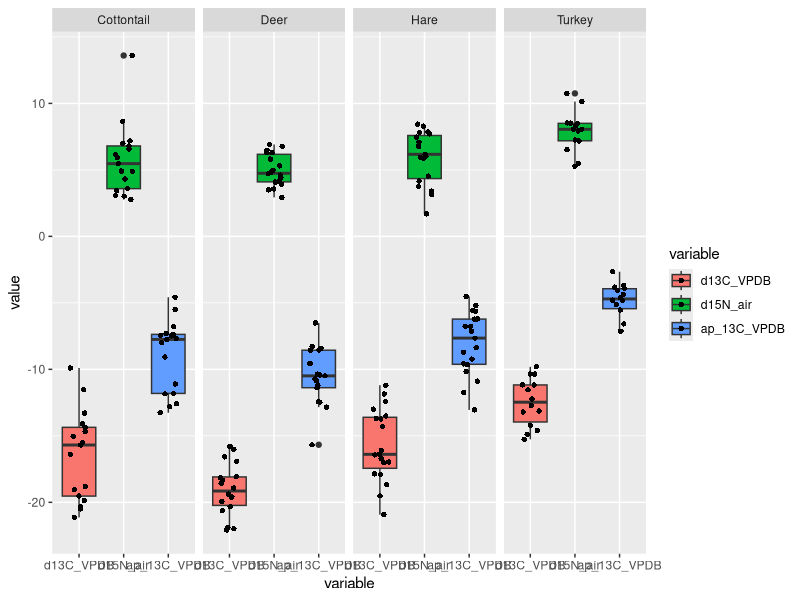
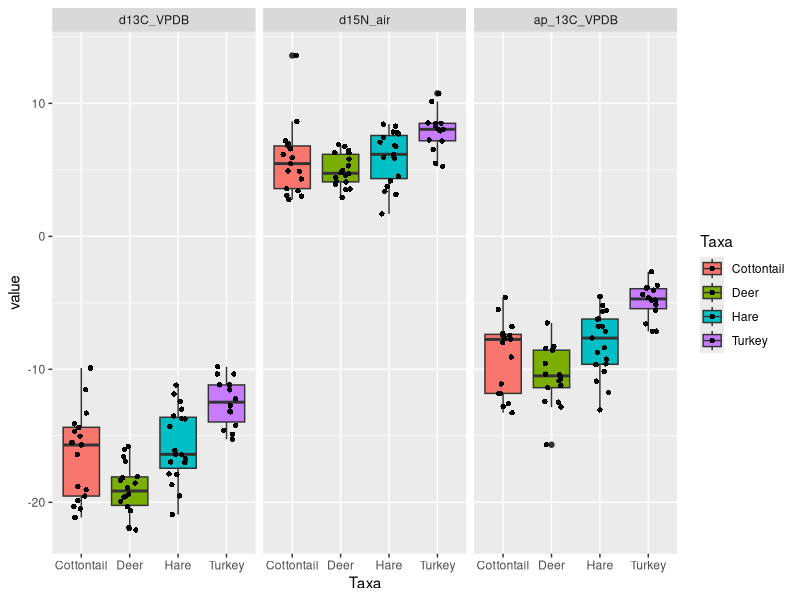
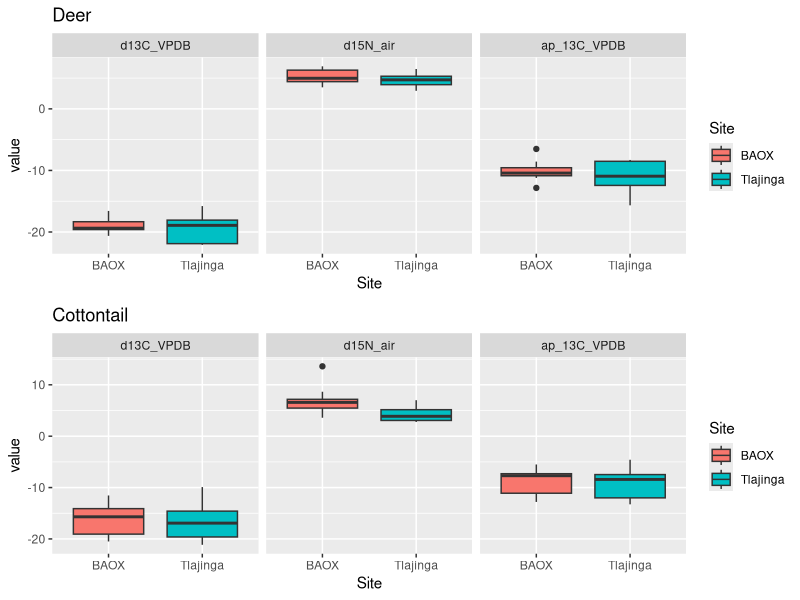
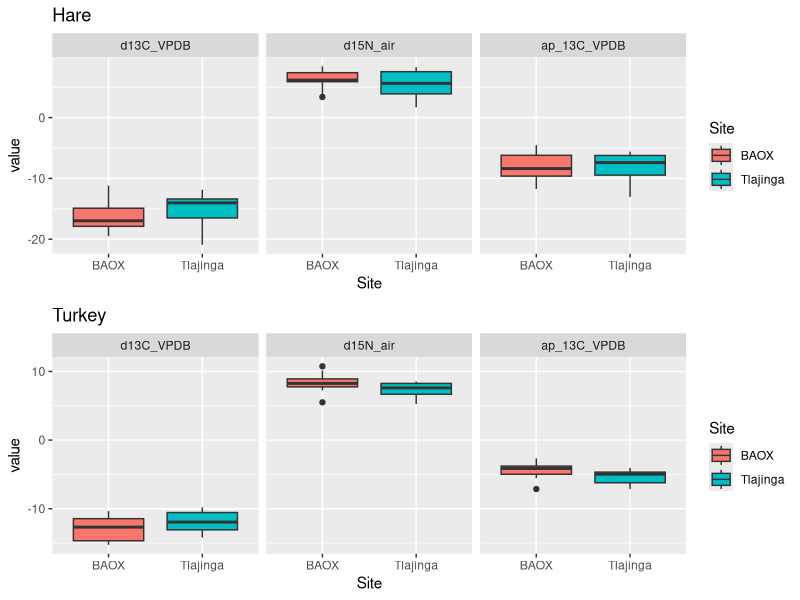
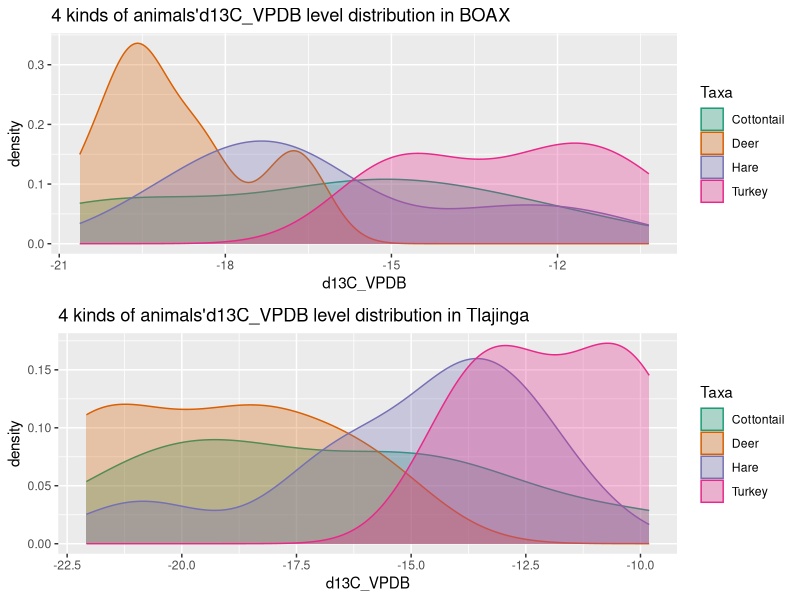
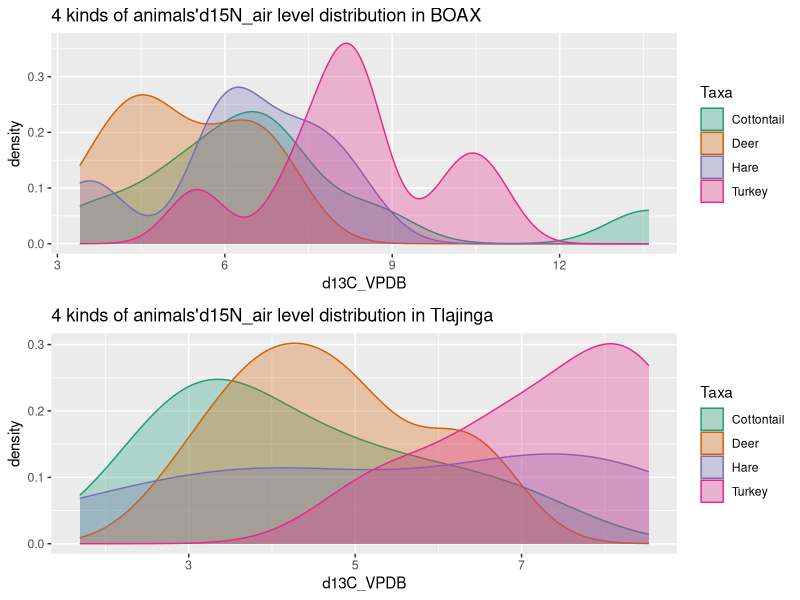
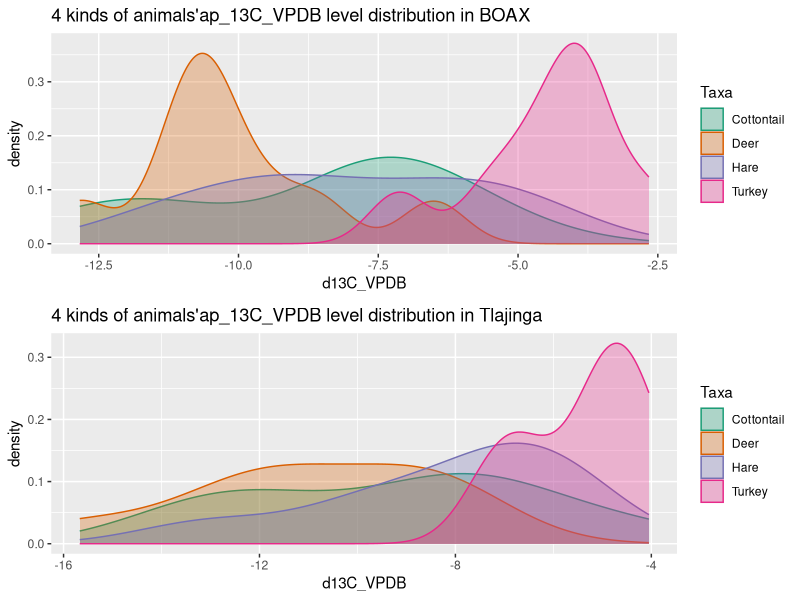
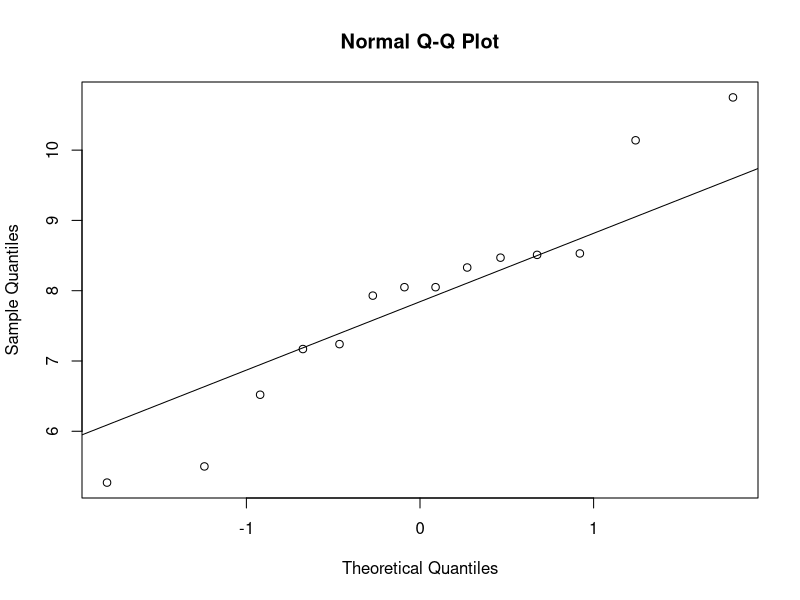

Here is the R script that generated these plots, in order:
## ---- chunk 1
knitr::opts_chunk$set(echo = TRUE, message = FALSE, warning = FALSE)
# install.packages("foreign")
library(ggplot2)
library(openxlsx)
library(reshape2)
library(dplyr)
library(tidyr)
library("formattable")
library(stats)
## ---- chunk 2
#read data
data<-read.xlsx("for_stats_peeps.xlsx")
data<-data[,-2:-6]
data<-data[,-4]
removedata<-c("MC381","MC389","MC393","MC76")
#data <- na.omit(data)
i<-1
for(i in i:4) data<-subset(data,data$ID!=removedata[i])

## ---- chunk 3
#tidy data
data2<-data[,2:8]
data2<-data2[,-3]
data2<-data2[,-5]
aggdata<-melt(data2,id=(c("Taxa","Site")))

## ---- chunk 4
summ <- aggdata %>%                              
  group_by(Taxa,Site,variable) %>% 
  na.omit(aggdata) %>%
  summarize(min = min(value),
            median = median(value),
            mean = mean(value),
            max = max(value),
            sd = sd(value),
            count=n())
#formattable(summ)

## ---- chunk 5
ggplot(data = aggdata, aes(x=variable,y=value, fill=variable)) + 
  geom_boxplot()+
  geom_jitter(shape=16, position=position_jitter(0.2))+
  facet_wrap(~Taxa,nrow = 1)
## ---- chunk 6
ggplot(data = aggdata, aes(x=Taxa,y=value, fill=Taxa)) + 
  geom_boxplot()+
  geom_jitter(shape=16, position=position_jitter(0.2))+
  facet_wrap(~variable,nrow = 1)
## ---- chunk 7
data_deer<-aggdata[which(aggdata$Taxa=="Deer"),]
data_Cottontail<-aggdata[which(aggdata$Taxa=="Cottontail"),]
data_Hare<-aggdata[which(aggdata$Taxa=="Hare"),]
data_Turkey<-aggdata[which(aggdata$Taxa=="Turkey"),]

deer1<-ggplot(data = data_deer, aes(x=variable,y=value, fill=variable)) + 
  geom_boxplot()+
  #geom_jitter(shape=16, position=position_jitter(0.2))+
  labs(title = 'Deer')+
  facet_wrap(~Site,nrow = 1)

deer2<-ggplot(data = data_deer, aes(x=Site,y=value, fill=Site)) + 
  geom_boxplot()+
  #geom_jitter(shape=16, position=position_jitter(0.2))+
  labs(title = 'Deer')+
  facet_wrap(~variable,nrow = 1)



cot1<-ggplot(data = data_Cottontail, aes(x=variable,y=value, fill=variable)) + 
  geom_boxplot()+
  #geom_jitter(shape=16, position=position_jitter(0.2))+
  labs(title = 'Cottontail')+
  facet_wrap(~Site,nrow = 1)

cot2<-ggplot(data = data_Cottontail, aes(x=Site,y=value, fill=Site)) + 
  geom_boxplot()+
  #geom_jitter(shape=16, position=position_jitter(0.2))+
  labs(title = 'Cottontail')+
  facet_wrap(~variable,nrow = 1)


hare1<-ggplot(data = data_Hare, aes(x=variable,y=value, fill=variable)) + 
  geom_boxplot()+
  #geom_jitter(shape=16, position=position_jitter(0.2))+
  labs(title = 'Hare')+
  facet_wrap(~Site,nrow = 1)

hare2<-ggplot(data = data_Hare, aes(x=Site,y=value, fill=Site)) + 
  geom_boxplot()+
  #geom_jitter(shape=16, position=position_jitter(0.2))+
  labs(title = 'Hare')+
  facet_wrap(~variable,nrow = 1)

turkey1<-ggplot(data = data_Turkey, aes(x=variable,y=value, fill=variable)) + 
  geom_boxplot()+
  #geom_jitter(shape=16, position=position_jitter(0.2))+
  labs(title = 'Turkey')+
  facet_wrap(~Site,nrow = 1)

turkey2<-ggplot(data = data_Turkey, aes(x=Site,y=value, fill=Site)) + 
  geom_boxplot()+
  #geom_jitter(shape=16, position=position_jitter(0.2))+
  labs(title = 'Turkey')+
  facet_wrap(~variable,nrow = 1)

## ---- chunk 8

#gridExtra::grid.arrange(deer1,cot1,nrow=2,ncol=1)
#gridExtra::grid.arrange(hare1,turkey1,nrow=2,ncol=1)

gridExtra::grid.arrange(deer2,cot2,nrow=2,ncol=1)
gridExtra::grid.arrange(hare2,turkey2,nrow=2,ncol=1)

## ---- chunk 9
mean(filter(aggdata,Taxa=="Hare" & Site=="BAOX" & variable=="d15N_air")$value)
sd(filter(aggdata,Taxa=="Hare" & Site=="BAOX" & variable=="d15N_air")$value)
## ---- chunk 10
# check the d13C_VPDB
aggdata1 <- filter(aggdata, variable== "d13C_VPDB" & Site == "BAOX")
ggplot1 <- ggplot(aggdata1, aes(value, colour = Taxa,fill=Taxa)) + geom_density(alpha = 0.3) +
  scale_fill_brewer(palette="Dark2") +
  scale_color_brewer(palette="Dark2") +
  labs(x = "d13C_VPDB", y = "density", title = "4 kinds of animals'd13C_VPDB level distribution in BOAX")


aggdata2 <- filter(aggdata, variable== "d13C_VPDB" & Site == "Tlajinga")
ggplot2 <- ggplot(aggdata2, aes(value, colour = Taxa,fill=Taxa)) + geom_density(alpha = 0.3) +
  scale_fill_brewer(palette="Dark2") +
  scale_color_brewer(palette="Dark2") +
  labs(x = "d13C_VPDB", y = "density", title = "4 kinds of animals'd13C_VPDB level distribution in Tlajinga")

gridExtra::grid.arrange(ggplot1, ggplot2)
## ---- chunk 11
# check the d15N_air
aggdata3 <- filter(aggdata, variable== "d15N_air" & Site == "BAOX")
ggplot3 <- ggplot(aggdata3, aes(value, colour = Taxa,fill=Taxa)) + geom_density(alpha = 0.3) +
  scale_fill_brewer(palette="Dark2") +
  scale_color_brewer(palette="Dark2") +
  labs(x = "d13C_VPDB", y = "density", title = "4 kinds of animals'd15N_air level distribution in BOAX")


aggdata4 <- filter(aggdata, variable== "d15N_air" & Site == "Tlajinga")
ggplot4 <- ggplot(aggdata4, aes(value, colour = Taxa,fill=Taxa)) + geom_density(alpha = 0.3) +
  scale_fill_brewer(palette="Dark2") +
  scale_color_brewer(palette="Dark2") +
  labs(x = "d13C_VPDB", y = "density", title = "4 kinds of animals'd15N_air level distribution in Tlajinga")

gridExtra::grid.arrange(ggplot3, ggplot4)
## ---- chunk 12
# check the ap_13C_VPDB
aggdata5 <- filter(aggdata, variable== "ap_13C_VPDB" & Site == "BAOX")
ggplot5 <- ggplot(aggdata5, aes(value, colour = Taxa,fill=Taxa)) + geom_density(alpha = 0.3) +
  scale_fill_brewer(palette="Dark2") +
  scale_color_brewer(palette="Dark2") +
  labs(x = "d13C_VPDB", y = "density", title = "4 kinds of animals'ap_13C_VPDB level distribution in BOAX")


aggdata6 <- filter(aggdata, variable== "ap_13C_VPDB" & Site == "Tlajinga")
ggplot6 <- ggplot(aggdata6, aes(value, colour = Taxa,fill=Taxa)) + geom_density(alpha = 0.3) +
  scale_fill_brewer(palette="Dark2") +
  scale_color_brewer(palette="Dark2") +
  labs(x = "d13C_VPDB", y = "density", title = "4 kinds of animals'ap_13C_VPDB level distribution in Tlajinga")

gridExtra::grid.arrange(ggplot5, ggplot6)
## ---- chunk 13
qqnorm(aggdata[aggdata$Taxa=="Turkey"&aggdata$variable=="d15N_air",]$value)
qqline(aggdata[aggdata$Taxa=="Turkey"&aggdata$variable=="d15N_air",]$value)
## ---- chunk 14
data_deer_dc<-data_deer[which(data_deer$variable=="d13C_VPDB"),]
wilcox.test(value~Site,data=data_deer_dc)

data_deer_apc<-data_deer[which(data_deer$variable=="ap_13C_VPDB"),] %>% na.omit(data_deer)
wilcox.test(value~Site,data=data_deer_apc)

data_deer_n<-data_deer[which(data_deer$variable=="d15N_air"),]
wilcox.test(value~Site,data=data_deer_n)
## ---- chunk 15
data_cott_dc<-data_Cottontail[which(data_Cottontail$variable=="d13C_VPDB"),]
wilcox.test(value~Site,data=data_cott_dc)

data_cott_apc<-data_Cottontail[which(data_Cottontail$variable=="ap_13C_VPDB"),] 
wilcox.test(value~Site,data=data_cott_apc)

data_cott_n<-data_Cottontail[which(data_Cottontail$variable=="d15N_air"),]%>% na.omit(data_Cottontail)
wilcox.test(value~Site,data=data_cott_n)
## ---- chunk 16
data_hare_dc<-data_Hare[which(data_Hare$variable=="d13C_VPDB"),]
wilcox.test(value~Site,data=data_hare_dc)

data_hare_apc<-data_Hare[which(data_Hare$variable=="ap_13C_VPDB"),] 
wilcox.test(value~Site,data=data_hare_apc)

data_hare_n<-data_Hare[which(data_Hare$variable=="d15N_air"),]
wilcox.test(value~Site,data=data_hare_n)
## ---- chunk 17
data_turkey_dc<-data_Turkey[which(data_Turkey$variable=="d13C_VPDB"),]
wilcox.test(value~Site,data=data_turkey_dc)

data_turkey_apc<-data_Turkey[which(data_Turkey$variable=="ap_13C_VPDB"),] 
wilcox.test(value~Site,data=data_turkey_apc)

data_turkey_n<-data_Turkey[which(data_Turkey$variable=="d15N_air"),]
wilcox.test(value~Site,data=data_turkey_n)
## ---- chunk 18
#waining mean:
#  The impact of ties means the Wilcoxon rank sum distribution cannot be used to calculate exact p-values. If ties occur in our data and we have fewer than 50 observations, the wilcox.test function returns a normal approximated p-value along with a warning message that says “cannot compute exact p-value with ties”.


#Since this p-value is not less than 0.05, we fail to reject the null hypothesis. 


# Mann-Whitney U Test for Cottontail.

# W=52, p-value= 0.03792

# we can reject the null hypothesis:
# two sites animals are the same
## ---- chunk 19
Utable<-read.xlsx("Mann-Whitney_Table_0.01.xlsx")

Utest<-function(set1,set2){
  l1<-length(set1)
  l2<-length(set2)
  set<-c(set1,set2)
  set<-rbind(set,c(rep(1,l1),rep(2,l2)))
  rset<-rank(set[1,])
  R1<-sum(rset[1:l1])
  R2<-sum(rset[(l1+1):(l1+l2)])
  U1<-l1*l2+l1*(l1+1)/2-R1
  U2<-l1*l2+l2*(l2+1)/2-R2
  print(min(U1,U2))
  print(Utable[l1,l2])
  min(U1,U2)<Utable[l1,l2]
}
## ---- chunk 20
setA<-data_deer_dc[which(data_deer_dc$Site=="BAOX"),]
setB<-data_deer_dc[which(data_deer_dc$Site=="Tlajinga"),]
Utest(setA$value,setB$value)

setA<-data_deer_apc[which(data_deer_apc$Site=="BAOX"),]
setB<-data_deer_apc[which(data_deer_apc$Site=="Tlajinga"),]
Utest(setA$value,setB$value)

setA<-data_deer_n[which(data_deer_n$Site=="BAOX"),]
setB<-data_deer_n[which(data_deer_n$Site=="Tlajinga"),]
Utest(setA$value,setB$value)
## ---- chunk 21
setA<-data_cott_dc[which(data_cott_dc$Site=="BAOX"),]
setB<-data_cott_dc[which(data_cott_dc$Site=="Tlajinga"),]
Utest(setA$value,setB$value)

setA<-data_cott_apc[which(data_cott_apc$Site=="BAOX"),]
setB<-data_cott_apc[which(data_cott_apc$Site=="Tlajinga"),]
Utest(setA$value,setB$value)

setA<-data_cott_n[which(data_cott_n$Site=="BAOX"),]
setB<-data_cott_n[which(data_cott_n$Site=="Tlajinga"),]
Utest(setA$value,setB$value)
## ---- chunk 22
setA<-data_hare_dc[which(data_hare_dc$Site=="BAOX"),]
setB<-data_hare_dc[which(data_hare_dc$Site=="Tlajinga"),]
Utest(setA$value,setB$value)

setA<-data_hare_apc[which(data_hare_apc$Site=="BAOX"),]
setB<-data_hare_apc[which(data_hare_apc$Site=="Tlajinga"),]
Utest(setA$value,setB$value)

setA<-data_hare_n[which(data_hare_n$Site=="BAOX"),]
setB<-data_hare_n[which(data_hare_n$Site=="Tlajinga"),]
Utest(setA$value,setB$value)

## ---- chunk 23
setA<-data_turkey_dc[which(data_turkey_dc$Site=="BAOX"),]
setB<-data_turkey_dc[which(data_turkey_dc$Site=="Tlajinga"),]
Utest(setA$value,setB$value)

setA<-data_turkey_apc[which(data_turkey_apc$Site=="BAOX"),]
setB<-data_turkey_apc[which(data_turkey_apc$Site=="Tlajinga"),]
Utest(setA$value,setB$value)

setA<-data_turkey_n[which(data_turkey_n$Site=="BAOX"),]
setB<-data_turkey_n[which(data_turkey_n$Site=="Tlajinga"),]
Utest(setA$value,setB$value)
## ---- chunk 24
mann <- subset(aggdata,select = -Site) %>%                         
  group_by(Taxa,variable) %>% 
  na.omit(aggdata) %>%
  summarize(rank = rank(value))
mann<- aggdata %>%                              
  group_by(Taxa,variable) %>% 
  na.omit(aggdata) %>%
  cbind(rank=mann$rank)
#formattable(mann)

mann_cott_n<-mann[which(mann$variable=="d15N_air" & mann$Taxa=="Cottontail"),]
setA<-mann_cott_n[mann_cott_n$Site=="BAOX",]
setB<-mann_cott_n[mann_cott_n$Site=="Tlajinga",]
n1<-length(setA$Taxa)
n2<-length(setB$Tlajinga)
R1<-sum(setA$rank)
R2<-sum(setB$rank)
U1<-n1*n2+n1*(n1+1)/2-R1
U2<-n1*n2+n2*(n2+1)/2-R2
#min(U1,U2)

## ---- chunk 25
# Assumption
# H0 : v1  = v2
# Ha : v1 != v2
## ---- chunk 26
# "d13C_VPDB" level in turkey groups
test.turkey.d13C <- filter(aggdata, Taxa == "Turkey" & variable== "d13C_VPDB")
with(test.turkey.d13C, shapiro.test(value[Site == "BAOX"])) # p = 0.4606
with(test.turkey.d13C, shapiro.test(value[Site == "Tlajinga"])) # p = 0.7027

# From the output, the two p-values are greater than the significance level 0.05 implying that the distribution of the data are not significantly different from the normal distribution. In other words, we can assume the normality.

t.test(value ~ Site, data = test.turkey.d13C, var.equal = TRUE)
# p = 0.3323
# Not reject!
## ---- chunk 27
# "d13C_VPDB" level in Cottontail groups
test.Cottontail.d13C <- filter(aggdata, Taxa == "Cottontail" & variable== "d13C_VPDB")
with(test.Cottontail.d13C, shapiro.test(value[Site == "BAOX"])) # p = 0.5969
with(test.Cottontail.d13C, shapiro.test(value[Site == "Tlajinga"])) # p = 0.3941

# From the output, the two p-values are greater than the significance level 0.05 implying that the distribution of the data are not significantly different from the normal distribution. In other words, we can assume the normality.
t.test(value ~ Site, data = test.Cottontail.d13C, var.equal = TRUE)
# p = 0.8162
# Not reject!
## ---- chunk 28
# "d13C_VPDB" level in Deer groups
test.Deer.d13C <- filter(aggdata, Taxa == "Deer" & variable== "d13C_VPDB")
with(test.Deer.d13C, shapiro.test(value[Site == "BAOX"])) # p = 0.3914
with(test.Deer.d13C, shapiro.test(value[Site == "Tlajinga"])) # p = 0.2177

# From the output, the two p-values are greater than the significance level 0.05 implying that the distribution of the data are not significantly different from the normal distribution. In other words, we can assume the normality.
t.test(value ~ Site, data = test.Deer.d13C, var.equal = TRUE)
# p = 0.6657
# Not reject!
## ---- chunk 29
# "d13C_VPDB" level in Hare groups
test.Hare.d13C <- filter(aggdata, Taxa == "Hare" & variable== "d13C_VPDB")
with(test.Hare.d13C, shapiro.test(value[Site == "BAOX"])) # p = 0.2707
with(test.Hare.d13C, shapiro.test(value[Site == "Tlajinga"])) # p = 0.2447

# From the output, the two p-values are greater than the significance level 0.05 implying that the distribution of the data are not significantly different from the normal distribution. In other words, we can assume the normality.

t.test(value ~ Site, data = test.Hare.d13C, var.equal = TRUE)
# p = 0.3999
# Not reject!
## ---- chunk 30
# "d15N_air" level in turkey groups
test.turkey.d15N <- filter(aggdata, Taxa == "Turkey" & variable== "d15N_air")
with(test.turkey.d15N, shapiro.test(value[Site == "BAOX"])) # p = 0.7717
with(test.turkey.d15N, shapiro.test(value[Site == "Tlajinga"])) # p = 0.4532

# From the output, the two p-values are greater than the significance level 0.05 implying that the distribution of the data are not significantly different from the normal distribution. In other words, we can assume the normality.

t.test(value ~ Site, data = test.turkey.d15N, var.equal = TRUE)
# p = 0.2313
# Not reject!
## ---- chunk 31
# "d15N_air" level in Cottontail groups
test.Cottontail.d15N <- filter(aggdata, Taxa == "Cottontail" & variable== "d15N_air")
with(test.Cottontail.d15N, shapiro.test(value[Site == "BAOX"])) # p = 0.09437
with(test.Cottontail.d15N, shapiro.test(value[Site == "Tlajinga"])) # p = 0.2703

# From the output, the two p-values are greater than the significance level 0.05 implying that the distribution of the data are not significantly different from the normal distribution. In other words, we can assume the normality.
t.test(value ~ Site, data = test.Cottontail.d15N, var.equal = TRUE)
# p = 0.0321 < 0.05
# Reject!
